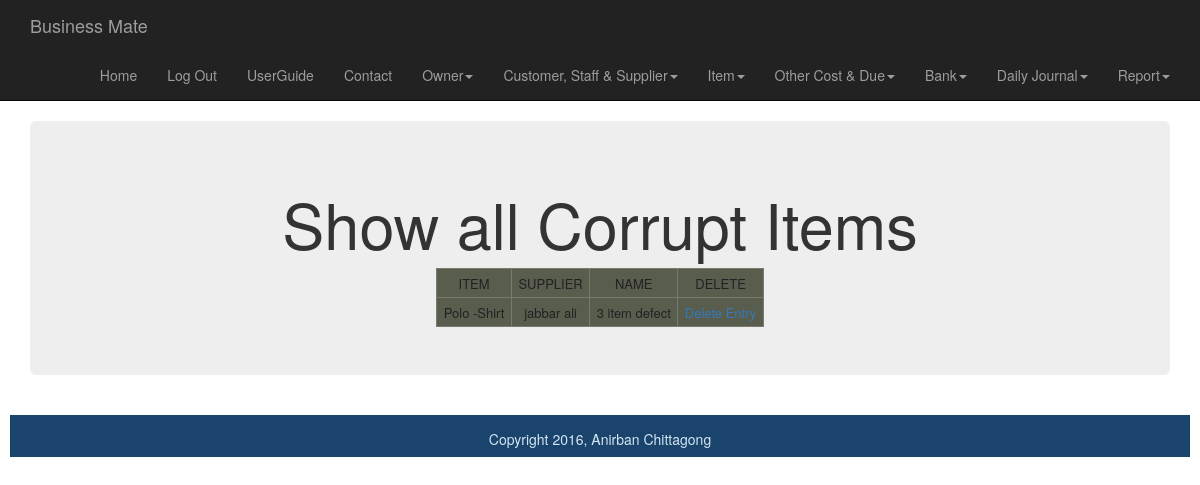
The page /smart_shop/item_section/searchCorruptItems.php (signed in) on the database its author committed.
### tables this page shows
CREATE TABLE IF NOT EXISTS `corrupt_item` (
  `id` int(11) NOT NULL AUTO_INCREMENT,
  `item_id` int(11) NOT NULL,
  `supplier_id` int(11) NOT NULL,
  `description` varchar(200) NOT NULL,
  `userId` int(11) NOT NULL,
  PRIMARY KEY (`id`),
  KEY `id` (`id`)
);

CREATE TABLE IF NOT EXISTS `item` (
  `id` int(11) NOT NULL AUTO_INCREMENT,
  `name` varchar(200) NOT NULL,
  `userId` int(11) NOT NULL,
  `quantity` int(11) NOT NULL,
  `store_id` int(11) NOT NULL,
  `sell_price` int(11) NOT NULL,
  `buy_price` int(11) NOT NULL,
  PRIMARY KEY (`id`)
);

CREATE TABLE IF NOT EXISTS `supplier` (
  `id` int(11) NOT NULL AUTO_INCREMENT,
  `name` varchar(100) NOT NULL,
  `mobile` varchar(100) NOT NULL,
  `email` varchar(100) NOT NULL,
  `address` varchar(100) NOT NULL,
  `description` varchar(200) NOT NULL,
  `userId` int(11) NOT NULL,
  PRIMARY KEY (`id`)
);

### smart_shop/dbGeneralFunctions.php (called while the page is built, shortened)
<?php
	function get_supplier_by_id($supplier_id) {
		$connection =mysql_connect(DB_SERVER,DB_USER,DB_PASS);
		 $db_select=mysql_select_db(DB_NAME,$connection);
		 $user_id=$_SESSION['userId'];
		$query = "SELECT *
				FROM supplier WHERE userId = {$user_id} AND id = {$supplier_id} ";
		$result_set = mysql_query($query, $connection);
		return $result_set;
	}
	function get_item_by_id($item_id) {
		$connection =mysql_connect(DB_SERVER,DB_USER,DB_PASS);
		 $db_select=mysql_select_db(DB_NAME,$connection);
		 $user_id=$_SESSION['userId'];
		$query = "SELECT *
				FROM item WHERE userId = {$user_id} AND id = {$item_id} ";
		$result_set = mysql_query($query, $connection);
		return $result_set;
	}
?>

### smart_shop/item_section/searchCorruptItems.php (the view, shortened to what this page needs)
<?php require_once("..\dbGeneralFunctions.php");?>
<?php
$connection =mysql_connect(DB_SERVER,DB_USER,DB_PASS);
?>
<?php include("../includes/header.php"); ?>
	<div class="container">
		<div class="jumbotron">
		<h1>Show all Corrupt Items</h1>
		<table>
				<?php
				 $user_id=$_SESSION['userId'];
				$result =mysql_query("SELECT * FROM corrupt_item WHERE userId = {$user_id} ",$connection);
				  if( mysql_num_rows($result)>0)
				{
				echo "<tr><td>"."ITEM"."</td><td>"."SUPPLIER"."</td><td>"."NAME"."</td><td>"."DELETE"."</td></tr>";
				while($row=mysql_fetch_array($result)){
					$item_set=get_item_by_id($row["item_id"]);
					$item= mysql_fetch_array($item_set);
					$supplier_set=get_supplier_by_id($row["supplier_id"]);
					$supplier=mysql_fetch_array($supplier_set);
					echo "<tr><td>".$item['name']."</td><td>".$supplier['name']."</td><td>".$row["description"]."</td><td><a href=\"dbCorruptItemDelete.php?id=".$row["id"]."\"> Delete Entry</a></td></tr>";
				}
				}
				else {
					echo "Sorry, no data yet.";
				 }
				?>
		</table>
	 </div>
	</div>
	<div id="footer">Copyright 2016, Anirban Chittagong</div>
	</body>
</html>

### smart_shop/css/styles.css (style rules this page uses)
table, tr, td { border: 1px solid #787A6B; margin:0 auto; font-size: 13px; line-height: 15px; padding: 0.5em; background:#585D4E; color:#222; text-align:center; }
.jumbotron { text-align:center; }
#footer { height: 3em; margin: 10px; padding: 1em; text-align: center; background: #1A446C; color: #D4E6F4; clear:both; }

### rows shown on the page
corrupt_item: item.name "Polo -Shirt", supplier.name "jabbar ali", description "3 item defect"
